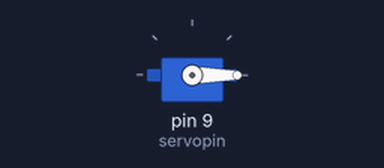
The sketch below on a simulated Arduino Uno, built with avr-gcc and run on an emulated ATmega328P. Parts: servo.

Above: at 0.05 s.
At 1.5 s:
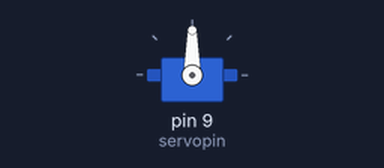
At 3.0 s:
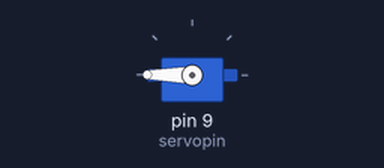
Timing chart, 0 to 6.9 s (numbered marks = the images above):
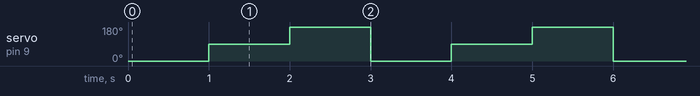

Measured:
- by itself, servo on pin 9 (servopin): repeats every 3.0 s: 180° 1.0 s, 0° 1.0 s, 90° 1.0 s

The sketch:

1_Servo_motor_EST.ino
```cpp
#include <Servo.h>
int servopin = 9;

Servo motor;

void setup() {
  // put your setup code here, to run once:
  motor.attach(servopin);
}

void loop() {
  // put your main code here, to run repeatedly:
  motor.write(0);
  delay(1000);
  motor.write(90);
  delay(1000);
  motor.write(180);
  delay(1000);

}
```
